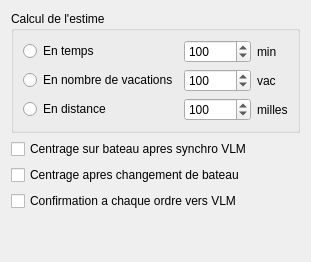
         <widget class="QWidget" name="tab_6">
          <property name="sizePolicy">
           <sizepolicy hsizetype="Expanding" vsizetype="Expanding">
            <horstretch>0</horstretch>
            <verstretch>0</verstretch>
           </sizepolicy>
          </property>
          <attribute name="title">
           <string>Bateau</string>
          </attribute>
          <layout class="QVBoxLayout" name="verticalLayout_4">
           <item>
            <widget class="QGroupBox" name="groupBox_10">
             <property name="title">
              <string>Calcul de l'estime</string>
             </property>
             <layout class="QGridLayout" name="gridLayout_6">
              <item row="4" column="0">
               <widget class="QRadioButton" name="radioBtn_vac">
                <property name="sizePolicy">
                 <sizepolicy hsizetype="Fixed" vsizetype="Fixed">
                  <horstretch>0</horstretch>
                  <verstretch>0</verstretch>
                 </sizepolicy>
                </property>
                <property name="text">
                 <string>En nombre de vacations</string>
                </property>
               </widget>
              </item>
              <item row="5" column="0">
               <widget class="QRadioButton" name="radioBtn_dist">
                <property name="sizePolicy">
                 <sizepolicy hsizetype="Fixed" vsizetype="Fixed">
                  <horstretch>0</horstretch>
                  <verstretch>0</verstretch>
                 </sizepolicy>
                </property>
                <property name="text">
                 <string>En distance</string>
                </property>
               </widget>
              </item>
              <item row="5" column="2">
               <widget class="QLabel" name="label_3">
                <property name="sizePolicy">
                 <sizepolicy hsizetype="Maximum" vsizetype="Preferred">
                  <horstretch>0</horstretch>
                  <verstretch>0</verstretch>
                 </sizepolicy>
                </property>
                <property name="maximumSize">
                 <size>
                  <width>16777215</width>
                  <height>16777215</height>
                 </size>
                </property>
                <property name="text">
                 <string>milles</string>
                </property>
               </widget>
              </item>
              <item row="4" column="2">
               <widget class="QLabel" name="label_13">
                <property name="sizePolicy">
                 <sizepolicy hsizetype="Maximum" vsizetype="Preferred">
                  <horstretch>0</horstretch>
                  <verstretch>0</verstretch>
                 </sizepolicy>
                </property>
                <property name="maximumSize">
                 <size>
                  <width>16777215</width>
                  <height>16777215</height>
                 </size>
                </property>
                <property name="text">
                 <string>vac</string>
                </property>
               </widget>
              </item>
              <item row="3" column="1">
               <widget class="QSpinBox" name="estimeVal_time">
                <property name="sizePolicy">
                 <sizepolicy hsizetype="Fixed" vsizetype="Fixed">
                  <horstretch>0</horstretch>
                  <verstretch>0</verstretch>
                 </sizepolicy>
                </property>
                <property name="minimum">
                 <number>0</number>
                </property>
                <property name="maximum">
                 <number>99999999</number>
                </property>
                <property name="singleStep">
                 <number>1</number>
                </property>
                <property name="value">
                 <number>100</number>
                </property>
               </widget>
              </item>
              <item row="3" column="2">
               <widget class="QLabel" name="label_14">
                <property name="sizePolicy">
                 <sizepolicy hsizetype="Maximum" vsizetype="Preferred">
                  <horstretch>0</horstretch>
                  <verstretch>0</verstretch>
                 </sizepolicy>
                </property>
                <property name="maximumSize">
                 <size>
                  <width>16777215</width>
                  <height>16777215</height>
                 </size>
                </property>
                <property name="text">
                 <string>min</string>
                </property>
               </widget>
              </item>
              <item row="4" column="1">
               <widget class="QSpinBox" name="estimeVal_vac">
                <property name="sizePolicy">
                 <sizepolicy hsizetype="Fixed" vsizetype="Fixed">
                  <horstretch>0</horstretch>
                  <verstretch>0</verstretch>
                 </sizepolicy>
                </property>
                <property name="minimum">
                 <number>0</number>
                </property>
                <property name="maximum">
                 <number>99999999</number>
                </property>
                <property name="singleStep">
                 <number>1</number>
                </property>
                <property name="value">
                 <number>100</number>
                </property>
               </widget>
              </item>
              <item row="3" column="0">
               <widget class="QRadioButton" name="radioBtn_time">
                <property name="sizePolicy">
                 <sizepolicy hsizetype="Fixed" vsizetype="Fixed">
                  <horstretch>0</horstretch>
                  <verstretch>0</verstretch>
                 </sizepolicy>
                </property>
                <property name="text">
                 <string>En temps</string>
                </property>
               </widget>
              </item>
              <item row="5" column="1">
               <widget class="QSpinBox" name="estimeVal_dist">
                <property name="sizePolicy">
                 <sizepolicy hsizetype="Fixed" vsizetype="Fixed">
                  <horstretch>0</horstretch>
                  <verstretch>0</verstretch>
                 </sizepolicy>
                </property>
                <property name="minimum">
                 <number>0</number>
                </property>
                <property name="maximum">
                 <number>99999999</number>
                </property>
                <property name="singleStep">
                 <number>10</number>
                </property>
                <property name="value">
                 <number>100</number>
                </property>
               </widget>
              </item>
             </layout>
            </widget>
           </item>
           <item>
            <widget class="QCheckBox" name="chk_centerOnSynch">
             <property name="sizePolicy">
              <sizepolicy hsizetype="Preferred" vsizetype="Preferred">
               <horstretch>0</horstretch>
               <verstretch>0</verstretch>
              </sizepolicy>
             </property>
             <property name="text">
              <string>Centrage sur bateau apres synchro VLM</string>
             </property>
            </widget>
           </item>
           <item>
            <widget class="QCheckBox" name="chk_centerOnBoatChange">
             <property name="sizePolicy">
              <sizepolicy hsizetype="Preferred" vsizetype="Preferred">
               <horstretch>0</horstretch>
               <verstretch>0</verstretch>
              </sizepolicy>
             </property>
             <property name="text">
              <string>Centrage apres changement de bateau</string>
             </property>
            </widget>
           </item>
           <item>
            <widget class="QCheckBox" name="chk_askConfirm">
             <property name="sizePolicy">
              <sizepolicy hsizetype="Preferred" vsizetype="Preferred">
               <horstretch>0</horstretch>
               <verstretch>0</verstretch>
              </sizepolicy>
             </property>
             <property name="text">
              <string>Confirmation a chaque ordre vers VLM</string>
             </property>
            </widget>
           </item>
           <item>
            <spacer name="verticalSpacer">
             <property name="orientation">
              <enum>Qt::Vertical</enum>
             </property>
             <property name="sizeHint" stdset="0">
              <size>
               <width>20</width>
               <height>40</height>
              </size>
             </property>
            </spacer>
           </item>
          </layout>
         </widget>
